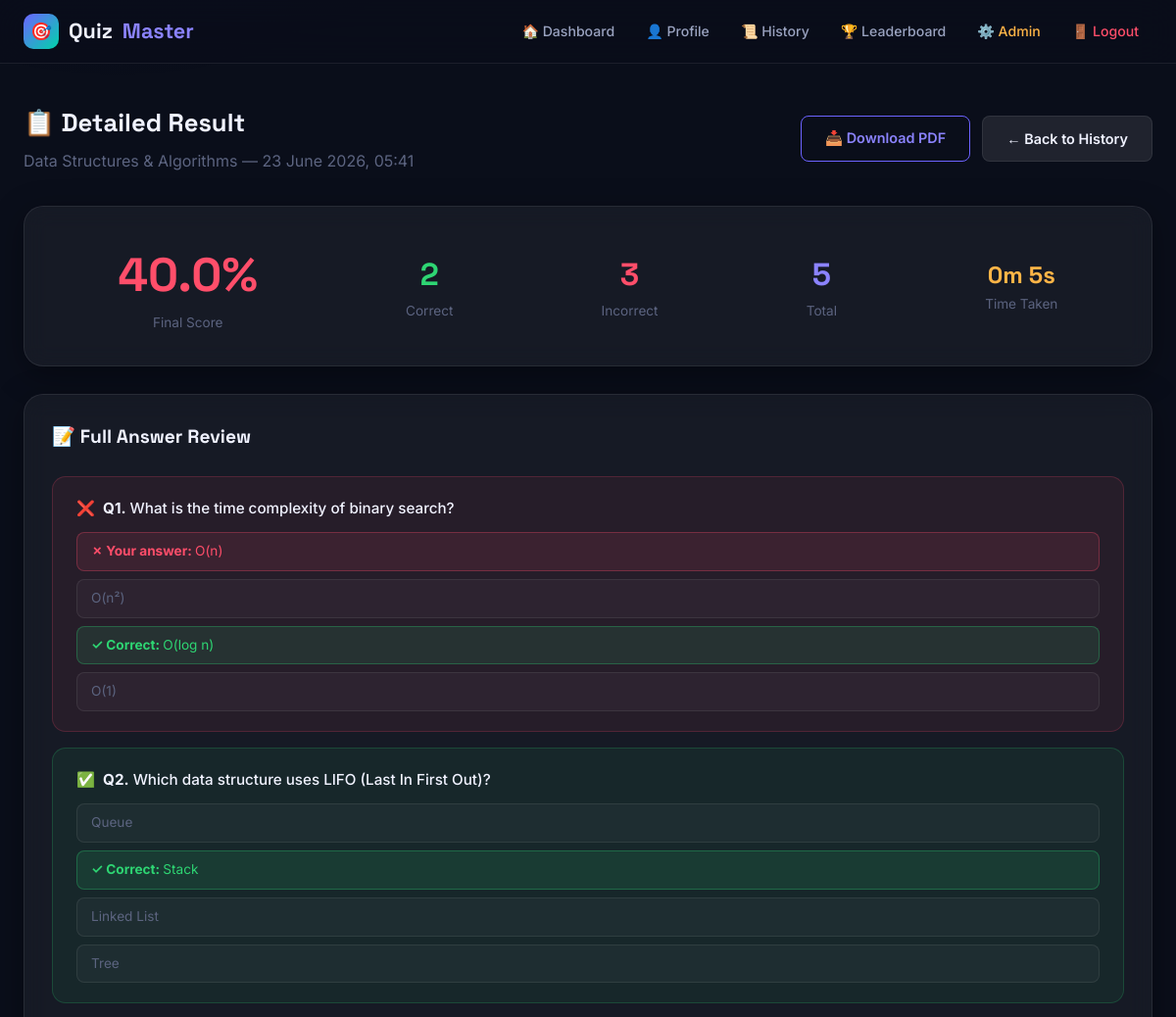
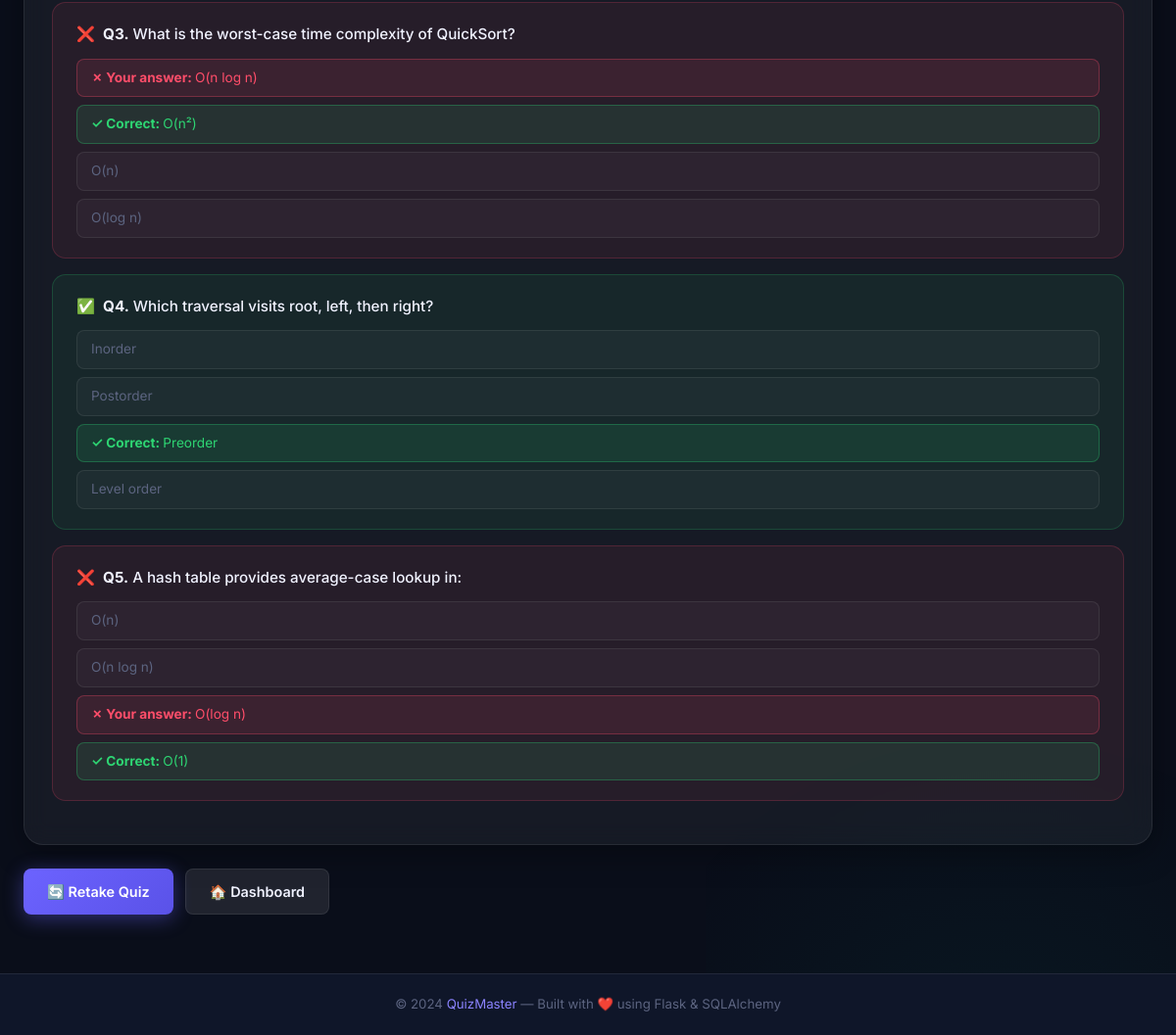
/result/2 (signed in), run on the app's committed database (2 pictures, top to bottom).
### models.py (models this page shows, shortened)
class Quiz(db.Model):
    __tablename__ = 'quizzes'
    id = db.Column(db.Integer, primary_key=True)
    title = db.Column(db.String(200), nullable=False)
    description = db.Column(db.Text, nullable=False)
    time_limit = db.Column(db.Integer, default=0)  # 0 = no limit, else seconds
    created_at = db.Column(db.DateTime, default=datetime.utcnow)
    questions = db.relationship('Question', backref='quiz', lazy=True, cascade='all, delete-orphan')
    results = db.relationship('Result', backref='quiz', lazy=True, cascade='all, delete-orphan')

class Result(db.Model):
    __tablename__ = 'results'
    id = db.Column(db.Integer, primary_key=True)
    user_id = db.Column(db.Integer, db.ForeignKey('users.id'), nullable=False)
    quiz_id = db.Column(db.Integer, db.ForeignKey('quizzes.id'), nullable=False)
    score = db.Column(db.Float, nullable=False)           # percentage
    correct_answers = db.Column(db.Integer, nullable=False)
    total_questions = db.Column(db.Integer, nullable=False)
    time_taken = db.Column(db.Integer, default=0)         # seconds
    timestamp = db.Column(db.DateTime, default=datetime.utcnow)
    answers_json = db.Column(db.Text, default='{}')       # JSON string of user answers

### app.py (the view)
@app.route('/result/<int:result_id>')
@login_required
def result_detail(result_id):
    result = Result.query.get_or_404(result_id)
    if result.user_id != session['user_id']:
        flash('Access denied.', 'danger')
        return redirect(url_for('history'))
    answers = json.loads(result.answers_json)
    return render_template('result_detail.html',
                           result=result,
                           quiz=result.quiz,
                           answers=answers)

### app.py (called while the page is built)
def login_required(f):
    @wraps(f)
    def decorated(*args, **kwargs):
        if 'user_id' not in session:
            flash('Please log in to continue.', 'warning')
            return redirect(url_for('login'))
        return f(*args, **kwargs)
    return decorated

### templates/result_detail.html (shortened to what this page needs)
{% extends 'base.html' %}
{% block content %}
<div class="container">
  <div style="display:flex; align-items:center; justify-content:space-between; margin-bottom:32px; flex-wrap:wrap; gap:12px;" class="fade-in no-print">
    <div>
      <h1 style="font-family:'Space Grotesk',sans-serif; font-size:1.6rem; font-weight:700;">📋 Detailed Result</h1>
      <p style="color:var(--text-muted); margin-top:6px;">{{ quiz.title }} — {{ result.timestamp.strftime('%d %B %Y, %H:%M') }}</p>
    </div>
    <div style="display:flex; gap:12px;">
      <button onclick="window.print()" class="btn btn-outline">📥 Download PDF</button>
      <a href="{{ url_for('history') }}" class="btn btn-secondary" id="back-history-btn">← Back to History</a>
    </div>
  </div>
  <div class="card fade-in" style="display:flex; align-items:center; justify-content:space-around; flex-wrap:wrap; gap:24px; margin-bottom:28px; padding:32px; text-align:center;">
    <div>
      <div style="font-family:'Space Grotesk',sans-serif; font-size:3rem; font-weight:700; color:{% if result.score >= 80 %}var(--success){% elif result.score >= 50 %}var(--warning){% else %}var(--danger){% endif %};">
        {{ result.score }}%
      </div>
      <div style="color:var(--text-muted); font-size:0.85rem;">Final Score</div>
    </div>
    <div>
      <div style="font-family:'Space Grotesk',sans-serif; font-size:2rem; font-weight:700; color:var(--success);">{{ result.correct_answers }}</div>
      <div style="color:var(--text-muted); font-size:0.85rem;">Correct</div>
    </div>
    <div>
      <div style="font-family:'Space Grotesk',sans-serif; font-size:2rem; font-weight:700; color:var(--danger);">{{ result.total_questions - result.correct_answers }}</div>
      <div style="color:var(--text-muted); font-size:0.85rem;">Incorrect</div>
    </div>
    <div>
      <div style="font-family:'Space Grotesk',sans-serif; font-size:2rem; font-weight:700; color:var(--accent-light);">{{ result.total_questions }}</div>
      <div style="color:var(--text-muted); font-size:0.85rem;">Total</div>
    </div>
    {% if result.time_taken %}
    <div>
      <div style="font-family:'Space Grotesk',sans-serif; font-size:1.5rem; font-weight:700; color:var(--warning);">{{ result.time_taken // 60 }}m {{ result.time_taken % 60 }}s</div>
      <div style="color:var(--text-muted); font-size:0.85rem;">Time Taken</div>
    </div>
    {% endif %}
  </div>
  <div class="card fade-in" style="animation-delay:0.2s;">
    <h2 style="font-family:'Space Grotesk',sans-serif; font-size:1.2rem; margin-bottom:24px;">📝 Full Answer Review</h2>
    {% for qid, data in answers.items() %}
    <div class="review-item {% if data.is_correct %}correct{% else %}incorrect{% endif %}" style="margin-bottom:16px;">
      <div class="review-question" style="margin-bottom:12px;">
        {% if data.is_correct %}✅{% else %}❌{% endif %}
        &nbsp;<strong>Q{{ loop.index }}.</strong> {{ data.question }}
      </div>
      <div style="display:grid; gap:8px;">
        {% for opt in data.options %}
        {% if opt == data.correct %}
        <div style="padding:8px 14px; border-radius:8px; font-size:0.85rem; background:rgba(46,213,115,0.12); border:1px solid rgba(46,213,115,0.3); color:var(--success);">
        {% elif opt == data.selected and not data.is_correct %}
        <div style="padding:8px 14px; border-radius:8px; font-size:0.85rem; background:rgba(255,78,106,0.10); border:1px solid rgba(255,78,106,0.3); color:var(--danger);">
        {% else %}
        <div style="padding:8px 14px; border-radius:8px; font-size:0.85rem; background:rgba(255,255,255,0.03); border:1px solid var(--border); color:var(--text-muted);">
        {% endif %}
          {% if opt == data.correct %}<strong>✓ Correct: </strong>{% elif opt == data.selected and not data.is_correct %}<strong>✗ Your answer: </strong>{% endif %}
          {{ opt }}
        </div>
        {% endfor %}
      </div>
    </div>
    {% endfor %}
  </div>
  <div style="display:flex; gap:12px; margin-top:24px; flex-wrap:wrap;" class="fade-in no-print">
    <a href="{{ url_for('quiz', quiz_id=quiz.id) }}" class="btn btn-primary" id="retake-btn">🔄 Retake Quiz</a>
    <a href="{{ url_for('dashboard') }}" class="btn btn-secondary" id="dashboard-btn">🏠 Dashboard</a>
  </div>
</div>
{% endblock %}

### static/css/style.css (style rules this page uses)
:root { --bg-primary: #0a0e1a; --bg-secondary: #0f1629; --bg-card: rgba(255,255,255,0.05); --bg-card-hover: rgba(255,255,255,0.09); --accent: #6c63ff; --accent-light: #8b83ff; --accent-glow: rgba(108,99,255,0.25); --accent2: #00d4aa; --accent2-light: #33dfc0; --danger: #ff4e6a; --warning: #ffb547; --success: #2ed573; --info: #4ecdc4; --text-primary: #f0f2ff; --text-secondary: #9aa3c0; --text-muted: #5c6480; --border: rgba(255,255,255,0.08); --border-active: rgba(108,99,255,0.5); --radius-sm: 8px; --radius-md: 14px; --radius-lg: 20px; --radius-xl: 28px; --shadow-card: 0 8px 32px rgba(0,0,0,0.35); --shadow-glow: 0 0 30px rgba(108,99,255,0.2); --shadow-btn: 0 4px 20px rgba(108,99,255,0.4); --transition: all 0.25s cubic-bezier(0.4, 0, 0.2, 1); --transition-slow: all 0.45s cubic-bezier(0.4, 0, 0.2, 1); }
*, *::before, *::after { box-sizing: border-box; margin: 0; padding: 0; }
html { scroll-behavior: smooth; }
body { font-family: 'Inter', sans-serif; background: var(--bg-primary); color: var(--text-primary); min-height: 100vh; line-height: 1.6; overflow-x: hidden; }
body::before { content: ''; position: fixed; top: -50%; left: -20%; width: 60%; height: 60%; background: radial-gradient(circle, rgba(108,99,255,0.08) 0%, transparent 70%); pointer-events: none; z-index: 0; }
body::after { content: ''; position: fixed; bottom: -30%; right: -10%; width: 50%; height: 50%; background: radial-gradient(circle, rgba(0,212,170,0.06) 0%, transparent 70%); pointer-events: none; z-index: 0; }
a { color: var(--accent-light); text-decoration: none; transition: var(--transition); }
.container { width: 100%; max-width: 1200px; margin: 0 auto; padding: 0 24px; }
.card { background: var(--bg-card); backdrop-filter: blur(12px); border: 1px solid var(--border); border-radius: var(--radius-lg); padding: 28px; transition: var(--transition); box-shadow: var(--shadow-card); }
.btn { display: inline-flex; align-items: center; justify-content: center; gap: 8px; padding: 11px 24px; border-radius: var(--radius-sm); font-size: 0.9rem; font-weight: 600; border: none; cursor: pointer; transition: var(--transition); text-decoration: none; font-family: 'Inter', sans-serif; }
.btn-primary { background: linear-gradient(135deg, var(--accent), #5a52e8); color: #fff; box-shadow: var(--shadow-btn); }
.btn-secondary { background: var(--bg-card-hover); color: var(--text-primary); border: 1px solid var(--border); }
.btn-outline { background: transparent; color: var(--accent-light); border: 1px solid var(--accent); }
.review-item { padding: 20px 24px; border-radius: var(--radius-md); margin-bottom: 14px; border: 1px solid transparent; }
.review-item.correct { background: rgba(46,213,115,0.07); border-color: rgba(46,213,115,0.2); }
.review-item.incorrect { background: rgba(255,78,106,0.07); border-color: rgba(255,78,106,0.2); }
.review-question { font-weight: 500; margin-bottom: 10px; font-size: 0.95rem; }
.fade-in { animation: fadeIn 0.5s ease forwards; }

### data on the page
Quiz: title "Data Structures & Algorithms"
Result: timestamp "23 June 2026, 05:41", score "40.0", correct_answers "2", result.total_questions-result.correct_answers "3", total_questions "5", time_taken "0", result.time_taken%60 "5"

### other printed values
{{ data.question }} "What is the time complexity of binary search?" "Which data structure uses LIFO (Last In First Out)?" "What is the worst-case time complexity of QuickSort?" "Which traversal visits root, left, then right?" "A hash table provides average-case lookup in:"
{{ opt }} "O(n)" "O(n²)" "O(log n)" "O(1)" "Queue" "Stack" "Linked List" "Tree" "O(n log n)" "O(n²)" "O(n)" "O(log n)" "Inorder" "Postorder" "Preorder" "Level order" "O(n)" "O(n log n)" "O(log n)" "O(1)"
